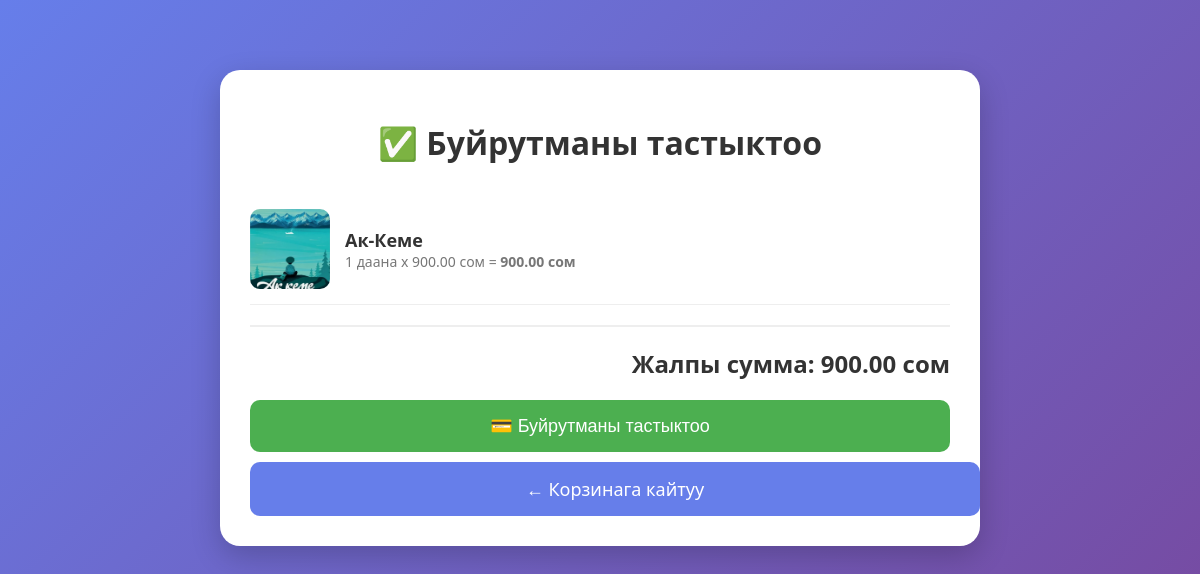
/checkout/ (signed in), run on an earlier commit of the app's database.
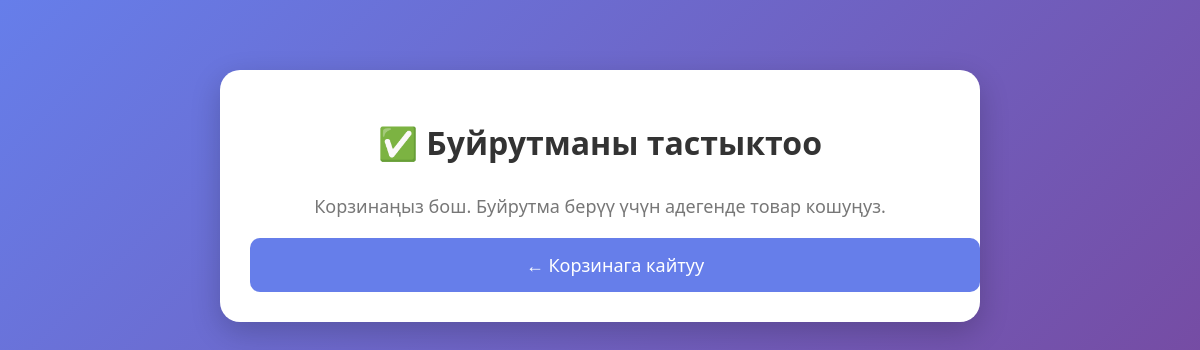
And on a later commit of the database.
### shop/models.py (models this page shows, shortened)
class CartItem(models.Model):
    user = models.ForeignKey(
        User,
        on_delete=models.CASCADE,
        related_name="cart_items"
    )
    book = models.ForeignKey(
        Book,
        on_delete=models.CASCADE,
        related_name="cart_items"
    )
    quantity = models.PositiveIntegerField(default=1)
    def total_price(self):
        return self.book.price * self.quantity

class Book(models.Model):
    title = models.CharField(max_length=200, verbose_name="Аталышы")
    author = models.CharField(max_length=100, verbose_name="Автору")
    price = models.DecimalField(
        max_digits=10,
        decimal_places=2,
        verbose_name="Баасы"
    )
    description = models.TextField(
        blank=True,
        verbose_name="Сүрөттөмөсү"
    )
    genre = models.ForeignKey(
        Genre,
        on_delete=models.CASCADE,
        verbose_name="Жанры"
    )
    image = models.ImageField(
        upload_to="book_covers/",
        blank=True,
        null=True,
        verbose_name="Сүрөтү"
    )

### shop/views.py (the view)
# urls.py: path('checkout/', views.checkout, name='checkout'),
@login_required
def checkout(request):
    items = CartItem.objects.filter(user=request.user)
    total = sum(item.book.price * item.quantity for item in items)
    return render(request, 'shop/checkout.html', {
        'items': items,
        'total': total
    })

### shop/templates/shop/checkout.html (shortened to what this page needs)
<!DOCTYPE html>
<html lang="ky">
<head>
</head>
<body>
    <div class="container">
        <h1>✅ Буйрутманы тастыктоо</h1>
        {% if items %}
            <div class="cart-items">
                {% for item in items %}
                    <div class="cart-item">
                        {% if item.book.image %}
                            <img src="{{ item.book.image.url }}" alt="{{ item.book.title }}" class="item-img">
                        {% else %}
                            <div class="item-placeholder">Сүрөт жок</div>
                        {% endif %}
                        <div class="item-info">
                            <div class="item-title">{{ item.book.title }}</div>
                            <div class="item-details">
                                {{ item.quantity }} даана x {{ item.book.price }} сом = <strong>{{ item.total_price }} сом</strong>
                            </div>
                        </div>
                    </div>
                {% endfor %}
            </div>
            <div class="total-box">
                Жалпы сумма: {{ total }} сом
            </div>
            <form method="post" action="{% url 'checkout' %}">
                <button type="submit" class="btn btn-confirm">💳 Буйрутманы тастыктоо</button>
            </form>
        {% else %}
            <p class="empty-msg">Корзинаңыз бош. Буйрутма берүү үчүн адегенде товар кошуңуз.</p>
        {% endif %}
        <a href="{% url 'cart' %}" class="btn btn-back">← Корзинага кайтуу</a>
    </div>
</body>
</html>

What changed in the data, as far as the page shows it:
removed CartItem: book.image (picture), book "Ак-Кеме", quantity "1", book.price "900.00", total_price "900.00"
Also different on the page:
{{ total }}: "900.00" → (not shown)
text no longer shown: "Жалпы сумма: сом 💳 Буйрутманы тастыктоо"
text now shown: "Корзинаңыз бош. Буйрутма берүү үчүн адегенде товар кошуңуз."
